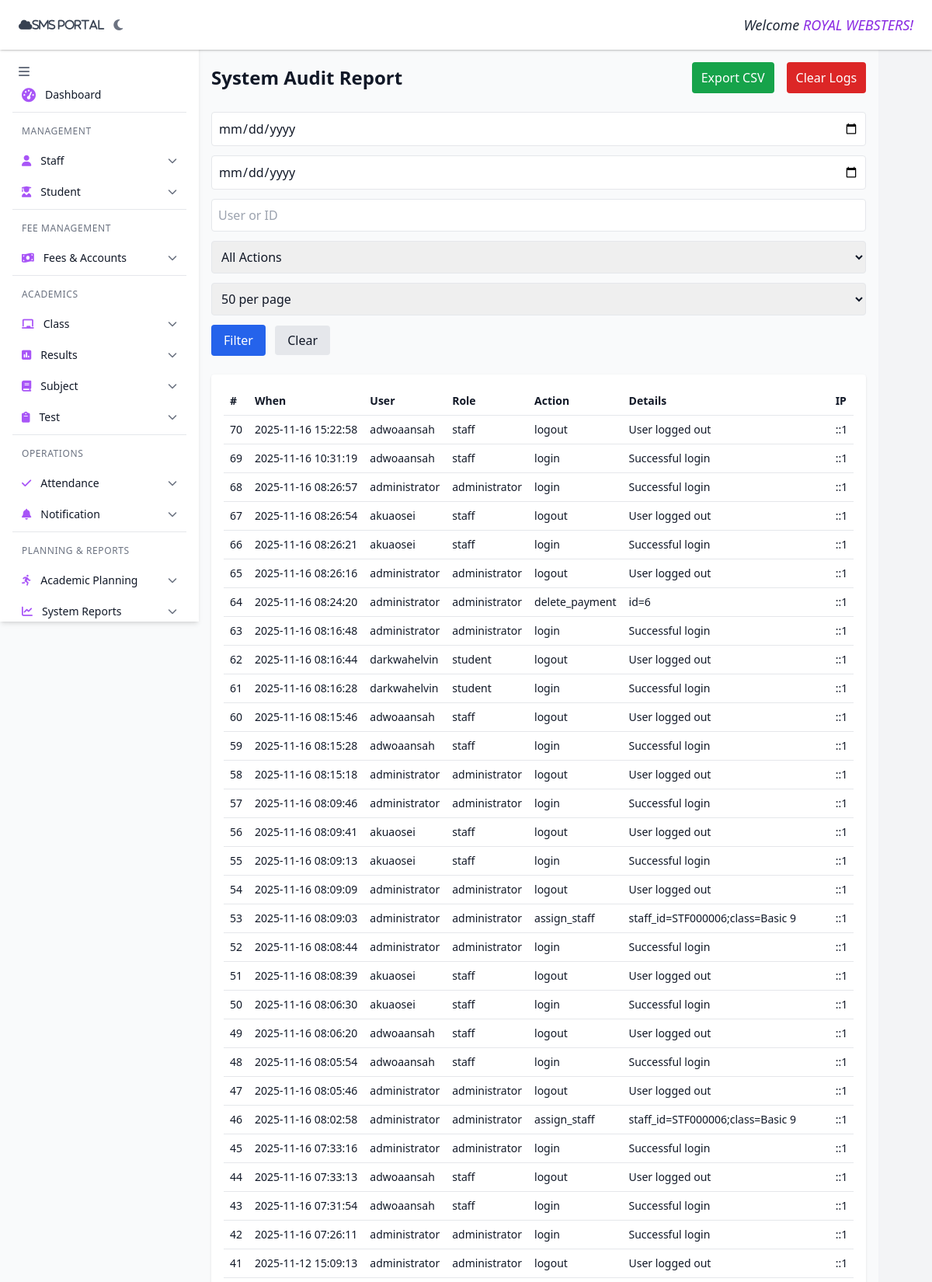
/public/admin/system-report.php (signed in, upper part), run on the app's committed database.
### tables this page shows
CREATE TABLE `audit_logs` (
  `id` int(11) NOT NULL,
  `user_id` varchar(100) DEFAULT NULL,
  `username` varchar(100) DEFAULT NULL,
  `role` varchar(50) DEFAULT NULL,
  `action` varchar(100) NOT NULL,
  `details` text DEFAULT NULL,
  `ip` varchar(100) DEFAULT NULL,
  `created_at` timestamp NOT NULL DEFAULT current_timestamp()
);

### public/admin/system-report.php (the view, shortened to what this page needs)
<?php
require_once('include/side-bar.php');
include('../../includes/database.php');
$start = $_GET['start_date'] ?? null;
$end = $_GET['end_date'] ?? null;
$user = $_GET['user'] ?? null;
$page = isset($_GET['page']) && is_numeric($_GET['page']) ? max(1, intval($_GET['page'])) : 1;
$pageSize = isset($_GET['page_size']) && is_numeric($_GET['page_size']) ? max(10, intval($_GET['page_size'])) : 50;
$baseSql = "FROM audit_logs";
$offset = ($page - 1) * $pageSize;
$sql = "SELECT * " . $baseSql . " ORDER BY created_at DESC LIMIT $offset, $pageSize";
$result = $conn->query($sql);
?>
<div class="flex min-h-screen bg-gray-50 dark:bg-gray-900 text-gray-900 dark:text-gray-100">
    <main class="flex-1 ml-20 md:ml-48 lg:ml-64 pt-20 p-4 overflow-x-hidden">
        <div class="mb-6 flex items-center justify-between">
            <h2 class="text-2xl font-semibold">System Audit Report</h2>
            <div class="flex items-center gap-2">
                <a href="?export=csv" class="px-3 py-2 bg-green-600 text-white rounded">Export CSV</a>
                <form method="post" onsubmit="return confirm('Are you sure you want to clear all audit logs? This action cannot be undone.');" style="display:inline">
                    <button name="clear_logs" type="submit" class="ml-2 px-3 py-2 bg-red-600 text-white rounded">Clear Logs</button>
                </form>
            </div>
        </div>
        <form method="get" class="mb-6 grid grid-cols-1 md:grid-cols-6 gap-3">
            <input type="date" name="start_date" value="<?= htmlspecialchars($start) ?>" class="p-2 border rounded" />
            <input type="date" name="end_date" value="<?= htmlspecialchars($end) ?>" class="p-2 border rounded" />
            <input type="text" name="user" placeholder="User or ID" value="<?= htmlspecialchars($user) ?>" class="p-2 border rounded" />
            <select name="action" class="p-2 border rounded">
                <option value="">All Actions</option>
            </select>
            <select name="page_size" class="p-2 border rounded">
                <?php foreach ([10,25,50,100] as $ps): ?>
                    <option value="<?= $ps ?>" <?= ($ps == $pageSize) ? 'selected' : '' ?>><?= $ps ?> per page</option>
                <?php endforeach; ?>
            </select>
            <div class="md:col-span-6">
                <button type="submit" class="px-4 py-2 bg-blue-600 text-white rounded">Filter</button>
                <a href="system-report.php" class="ml-2 px-4 py-2 bg-gray-200 rounded">Clear</a>
            </div>
        </form>
        <div class="bg-white dark:bg-gray-800 p-4 rounded shadow">
            <table class="w-full text-sm">
                <thead>
                    <tr class="text-left">
                        <th class="p-2">#</th>
                        <th class="p-2">When</th>
                        <th class="p-2">User</th>
                        <th class="p-2">Role</th>
                        <th class="p-2">Action</th>
                        <th class="p-2">Details</th>
                        <th class="p-2">IP</th>
                    </tr>
                </thead>
                <tbody>
                    <?php while ($row = $result->fetch_assoc()): ?>
                        <tr class="border-t">
                            <td class="p-2"><?= htmlspecialchars($row['id']) ?></td>
                            <td class="p-2"><?= htmlspecialchars($row['created_at']) ?></td>
                            <td class="p-2"><?= htmlspecialchars($row['username'] ?: $row['user_id']) ?></td>
                            <td class="p-2"><?= htmlspecialchars($row['role']) ?></td>
                            <td class="p-2"><?= htmlspecialchars($row['action']) ?></td>
                            <td class="p-2"><?= htmlspecialchars($row['details']) ?></td>
                            <td class="p-2"><?= htmlspecialchars($row['ip']) ?></td>
                        </tr>
                    <?php endwhile; ?>
                </tbody>
            </table>
        </div>
    </main>
</div>
<?php include('include/header.php'); ?>

### public/admin/include/header.php (shortened to what this page needs)
<header class="fixed top-0 left-0 right-0 z-50 h-16 bg-white dark:bg-gray-800 shadow flex items-center justify-between px-4 md:px-6">
  <div class="flex items-center gap-3">
    <i class="fa fa-cloud text-sm text-gray-700 dark:text-gray-200">sms portal</i>
    <button @click="toggleDarkMode()" class="text-gray-500 dark:text-gray-300 focus:outline-none">
      <i :class="darkMode ? 'fas fa-sun' : 'fas fa-moon'"></i>
    </button>
  </div>
  <div>
    <span id="countdownDisplay" class="counter"></span>
  </div>
  <div class="text-base md:text-lg text-gray-800 dark:text-white">
    <em>Welcome
      <span style="color:blueviolet;">
        <?php
          include('../../includes/database.php');
        $username = $_SESSION['username'] ?? '';
        $sql = "SELECT name FROM administrator WHERE username='$username'";
        $result = mysqli_query($conn, $sql);
        $row = mysqli_fetch_assoc($result);
        $name = $row['name'] ?? '';
        echo strtoupper(htmlspecialchars(($name ?? '')));
        ?>!
      </span>
    </em>
  </div>
</header>

### templates/loader.php (style rules this page uses)
:root { --loader-bg:rgba(15,23,42,0.92);--accent1:#7c3aed;--accent2:#06b6d4;--accent3:#f97316 }

### data on the page
audit_logs: id "70", created_at "2025-11-16 15:22:58", username "adwoaansah", role "staff", action "logout", details "User logged out", ip "::1"
audit_logs: id "69", created_at "2025-11-16 10:31:19", username "adwoaansah", role "staff", action "login", details "Successful login", ip "::1"
audit_logs: id "68", created_at "2025-11-16 08:26:57", username "administrator", role "administrator", action "login", details "Successful login", ip "::1"
audit_logs: id "67", created_at "2025-11-16 08:26:54", username "akuaosei", role "staff", action "logout", details "User logged out", ip "::1"
audit_logs: id "66", created_at "2025-11-16 08:26:21", username "akuaosei", role "staff", action "login", details "Successful login", ip "::1"
audit_logs: id "65", created_at "2025-11-16 08:26:16", username "administrator", role "administrator", action "logout", details "User logged out", ip "::1"
audit_logs: id "64", created_at "2025-11-16 08:24:20", username "administrator", role "administrator", action "delete_payment", details "id=6", ip "::1"
audit_logs: id "63", created_at "2025-11-16 08:16:48", username "administrator", role "administrator", action "login", details "Successful login", ip "::1"
audit_logs: id "62", created_at "2025-11-16 08:16:44", username "darkwahelvin", role "student", action "logout", details "User logged out", ip "::1"
audit_logs: id "61", created_at "2025-11-16 08:16:28", username "darkwahelvin", role "student", action "login", details "Successful login", ip "::1"
audit_logs: id "60", created_at "2025-11-16 08:15:46", username "adwoaansah", role "staff", action "logout", details "User logged out", ip "::1"
audit_logs: id "59", created_at "2025-11-16 08:15:28", username "adwoaansah", role "staff", action "login", details "Successful login", ip "::1"
audit_logs: id "58", created_at "2025-11-16 08:15:18", username "administrator", role "administrator", action "logout", details "User logged out", ip "::1"
audit_logs: id "57", created_at "2025-11-16 08:09:46", username "administrator", role "administrator", action "login", details "Successful login", ip "::1"
audit_logs: id "56", created_at "2025-11-16 08:09:41", username "akuaosei", role "staff", action "logout", details "User logged out", ip "::1"
audit_logs: id "55", created_at "2025-11-16 08:09:13", username "akuaosei", role "staff", action "login", details "Successful login", ip "::1"
audit_logs: id "54", created_at "2025-11-16 08:09:09", username "administrator", role "administrator", action "logout", details "User logged out", ip "::1"
audit_logs: id "53", created_at "2025-11-16 08:09:03", username "administrator", role "administrator", action "assign_staff", details "staff_id=STF000006;class=Basic 9", ip "::1"
audit_logs: id "52", created_at "2025-11-16 08:08:44", username "administrator", role "administrator", action "login", details "Successful login", ip "::1"
audit_logs: id "51", created_at "2025-11-16 08:08:39", username "akuaosei", role "staff", action "logout", details "User logged out", ip "::1"
audit_logs: id "50", created_at "2025-11-16 08:06:30", username "akuaosei", role "staff", action "login", details "Successful login", ip "::1"
audit_logs: id "49", created_at "2025-11-16 08:06:20", username "adwoaansah", role "staff", action "logout", details "User logged out", ip "::1"
audit_logs: id "48", created_at "2025-11-16 08:05:54", username "adwoaansah", role "staff", action "login", details "Successful login", ip "::1"
audit_logs: id "47", created_at "2025-11-16 08:05:46", username "administrator", role "administrator", action "logout", details "User logged out", ip "::1"
audit_logs: id "46", created_at "2025-11-16 08:02:58", username "administrator", role "administrator", action "assign_staff", details "staff_id=STF000006;class=Basic 9", ip "::1"
audit_logs: id "45", created_at "2025-11-16 07:33:16", username "administrator", role "administrator", action "login", details "Successful login", ip "::1"
audit_logs: id "44", created_at "2025-11-16 07:33:13", username "adwoaansah", role "staff", action "logout", details "User logged out", ip "::1"
audit_logs: id "43", created_at "2025-11-16 07:31:54", username "adwoaansah", role "staff", action "login", details "Successful login", ip "::1"
audit_logs: id "42", created_at "2025-11-16 07:26:11", username "administrator", role "administrator", action "login", details "Successful login", ip "::1"
audit_logs: id "41", created_at "2025-11-12 15:09:13", username "administrator", role "administrator", action "logout", details "User logged out", ip "::1"

### other printed values
$name "ROYAL WEBSTERS"
form field page_size "50 per page"
